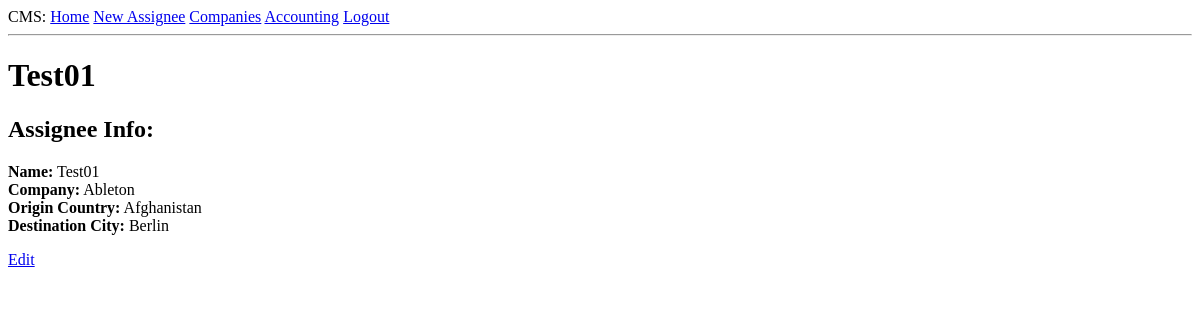
Before: /assignees/1 (signed in) with the older database file.
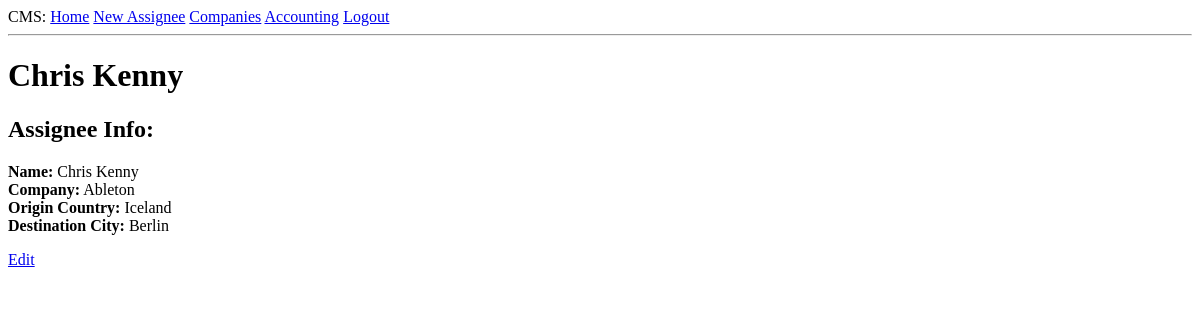
After: the same page with the newer database file.
### app/models.py (models this page shows, shortened)
class Assignee(db.Model):
    id: so.Mapped[int] = so.mapped_column(primary_key=True)
    name: so.Mapped[str] = so.mapped_column(sa.String(100), index=True)
    origin_country: so.Mapped[str] = so.mapped_column(sa.String(100), index=True)
    destination_city: so.Mapped[str] = so.mapped_column(sa.String(100), index=True)
    company_id: so.Mapped[int] = so.mapped_column(sa.ForeignKey("company.id"))
    create_date: so.Mapped[datetime] = so.mapped_column(index=True, default=lambda: datetime.now(timezone.utc))
    company: so.Mapped["Company"] = so.relationship(back_populates="assignees")
    packages: so.Mapped[List["Package"]] = so.relationship(
        secondary="assignee_package",
        back_populates="assignees"
    )

### app/routes.py (the view)
@app.route("/assignees/<assignee_id>", methods=["GET"])
@login_required
def view_assignee(assignee_id):
    assignee = db.first_or_404(sa.select(Assignee).where(Assignee.id == assignee_id))
    return render_template("view_assignee.html", title=f"View Assignee - {assignee.name}", assignee=assignee)

### app/models.py (called while the page is built)
@login.user_loader
def load_user(id):
    return db.session.get(User, int(id))

### app/templates/view_assignee.html
{% extends "base.html" %}
{% block content %}
<h1>{{ assignee.name }}  </h1>
<h2>Assignee Info:</h2>
<p>
    <b>Name:</b> {{ assignee.name }}<br>
    <b>Company:</b> {{ assignee.company.name }}<br>
    <b>Origin Country:</b> {{ assignee.origin_country }}<br>
    <b>Destination City:</b> {{ assignee.destination_city }}
</p>
<a href="{{url_for('edit_assignee', assignee_id=assignee.id)}}">Edit</a>
{% endblock %}

Changed rows visible on the page:
changed Assignee "Berlin": name "Test01" → "Chris Kenny"; origin_country "Afghanistan" → "Iceland"
